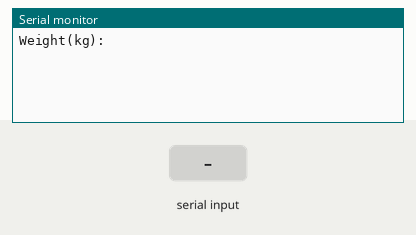
The sketch below on a simulated Arduino Uno, built with avr-gcc and run on an emulated ATmega328P. Shown: the last lines printed to the serial monitor. The inputs (shaded band) are chosen by the test bench.

Above: at 3.2 s.
3.3 s: "90,45\n" received over Serial
At 5.1 s:
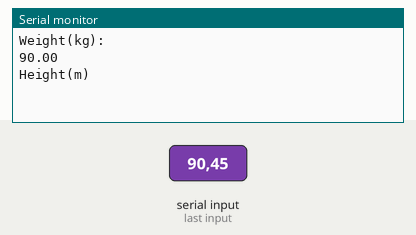
5.8 s: "30,150\n" received over Serial
At 8.2 s:
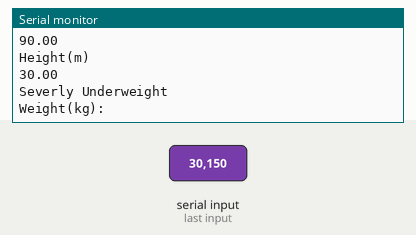

Measured:
- after the input at 3.3 s, the serial monitor: prints a new line after 1.0 s (image 1)
- after the input at 5.8 s, the serial monitor: prints a new line after 1.0 s (image 2)

The sketch:

BMI.ino
```cpp
String ans1 = "";
String ans2 = "";
float weight;
float height;
float BMI;

void setup() {
  Serial.begin(115200);
  delay(2000);
}

void loop() {
  Serial.println("Weight(kg): ");
  while (Serial.available()==0){}
  while (Serial.available()) {
    ans1 = Serial.readString();
  }
  weight = ans1.toFloat();
  Serial.println(weight);

  Serial.println("Height(m)");
  while (Serial.available()==0){}
  while (Serial.available()) {
    ans2 = Serial.readString();
  }
  height = ans2.toFloat();
  Serial.println(height);

  if (height > 0 && weight > 0) {
    BMI = weight / (pow(height, 2));
    if (BMI < 16) {
      Serial.println("Severly Underweight");
    }
    else if (BMI <= 18.4) {
      Serial.println("Underweight");
    }
    else if (BMI <= 24.9) {
      Serial.println("Normal");
    }
    else if (BMI <= 29.9) {
      Serial.println("Overweight");
    }
    else if (BMI <= 34.9) {
      Serial.println("Moderately Obese");
    }
    else if (BMI <= 39.9) {
      Serial.println("Severely Obese");
    }
    else if (BMI > 40.0) {
      Serial.println("Morbidly Obese");
    }
    weight = 0;
    height = 0;
    BMI = 0;
  }
}
```
